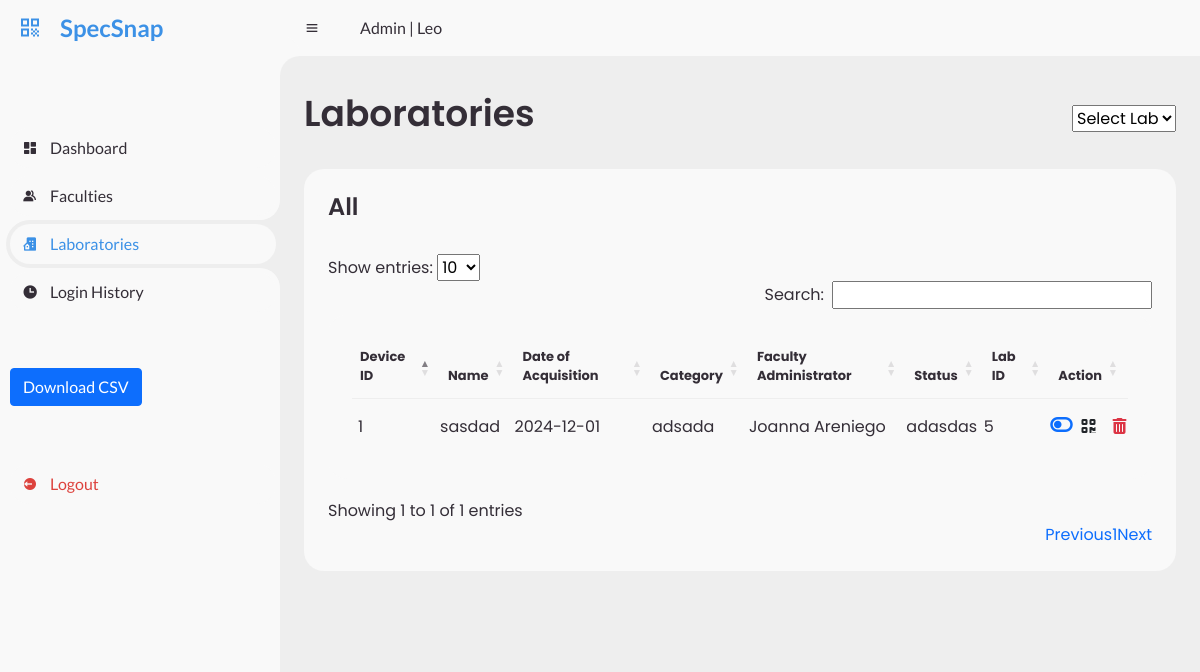
The page /lview.php (signed in) on the database its author committed.
### tables this page shows
CREATE TABLE `hardwares` (
  `deviceID` int(50) NOT NULL,
  `name` varchar(65) NOT NULL,
  `brand` varchar(100) NOT NULL,
  `sponsorName` varchar(100) NOT NULL,
  `category` varchar(100) NOT NULL,
  `serialNo` varchar(100) NOT NULL,
  `doAcquisition` date NOT NULL,
  `status` varchar(20) NOT NULL,
  `idno` varchar(50) NOT NULL,
  `labID` int(50) NOT NULL
);

CREATE TABLE `faculty` (
  `idno` varchar(50) NOT NULL,
  `fname` varchar(40) DEFAULT NULL,
  `mname` varchar(40) NOT NULL,
  `lname` varchar(40) NOT NULL,
  `sex` varchar(6) NOT NULL,
  `addrs` varchar(100) DEFAULT NULL,
  `cpno` varchar(11) NOT NULL,
  `department` varchar(30) NOT NULL,
  `position` varchar(30) NOT NULL,
  `faculty_stat` varchar(20) NOT NULL,
  `email` varchar(50) DEFAULT NULL,
  `passw` varchar(30) DEFAULT NULL
);

### lview.php (the view, shortened to what this page needs)
<?php
include "db_connection.php";
$selectedLabName = 'All';
if (isset($_POST['labID'])) {
    $labID = $_POST['labID'];
    $query = "SELECT hardwares.deviceID, hardwares.name, hardwares.labID, hardwares.doAcquisition, hardwares.category, hardwares.status, faculty.fname, faculty.lname
                FROM hardwares
                INNER JOIN faculty ON hardwares.idno = faculty.idno
                WHERE `labID` = '$labID'";
    $result = mysqli_query($link, $query);
    $labNameQuery = "SELECT labname, labLoc FROM laboratory WHERE labID = '$labID'";
    $labNameResult = mysqli_query($link, $labNameQuery);
    $lab = mysqli_fetch_assoc($labNameResult);
    $selectedLabID = isset($lab['labID']) ? $lab['labID'] : '';
    $selectedLabName = isset($lab['labname']) ? $lab['labname'] : '';
    $selectedLabLoc = isset($lab['labLoc']) ? $lab['labLoc'] : '';
} else {
    $query = "SELECT hardwares.deviceID, hardwares.name, hardwares.labID, hardwares.doAcquisition, hardwares.category, hardwares.status, faculty.fname, faculty.lname
                FROM hardwares
                INNER JOIN faculty ON hardwares.idno = faculty.idno";
    $result = mysqli_query($link, $query);
}
?>
<!DOCTYPE html>
<html lang="en">
<head>
	<link href='https://unpkg.com/boxicons@2.0.9/css/boxicons.min.css' rel='stylesheet'>
	<link href="https://cdn.jsdelivr.net/npm/bootstrap@5.0.2/dist/css/bootstrap.min.css" rel="stylesheet">
    <link href="https://cdn.jsdelivr.net/npm/bootstrap@5.0.2/dist/css/bootstrap.min.css" rel="stylesheet">
    <link rel="stylesheet" href="https://cdn.datatables.net/1.11.5/css/dataTables.bootstrap5.min.css">
    <link rel="stylesheet" href="https://cdnjs.cloudflare.com/ajax/libs/font-awesome/4.7.0/css/font-awesome.min.css">
    <link rel="stylesheet" href="https://cdnjs.cloudflare.com/ajax/libs/font-awesome/4.7.0/css/font-awesome.min.css">
	<link rel="stylesheet" href="assets/css/fac-adm-style.css">
    <link rel="stylesheet" href="assets/css/hview.css">
</head>
<body style="background-color: #eee">
	<section id="sidebar">
		<a href="#" class="brand">
			<i class='bx bx-qr'></i>
			<span class="text">SpecSnap</span>
		</a>
		<ul class="side-menu top">
			<li>
				<a href="ahomepage.php">
					<i class='bx bxs-dashboard' ></i>
					<span class="text">Dashboard</span>
				</a>
			</li>
			<li >
				<a href="fview.php">
					<i class='bx bxs-group' ></i>
					<span class="text">Faculties</span>
				</a>
			</li>
			<li  class="active">
				<a href="lview.php">
					<i class='bx bxs-building-house'></i>
					<span class="text">Laboratories</span>
				</a>
			</li>
			<li>
				<a href="logz.php">
					<i class='bx bxs-time'></i>
					<span class="text">Login History</span>
				</a>
			</li>
		</ul>
        <ul class="side-menu">
			<li>
            <button id="downloadCSVBtn" class="btn btn-primary">Download CSV</button>
			</li>
		</ul>
		<ul class="side-menu">
			<li>
				<a href="logout.php" class="logout">
					<i class='bx bxs-log-out-circle' ></i>
					<span class="text">Logout</span>
				</a>
			</li>
		</ul>
	</section>
	<section id="content">
		<nav>
			<i class='bx bx-menu' ></i>
			<a href="#" class="nav-link">Admin | <?php echo $_SESSION["user"] ?></a>
		</nav>
		<main>
        <div class="head-title">
                <div class="left">
                    <h1>Laboratories</h1>
                </div>
                <div class="right">
                   <form method="post">
                        <select name="labID" id="labID" onchange="this.form.submit()">
                            <option value="">Select Lab</option>
                        </select>
                    </form>
                </div>
            </div>
            <div class="table-data">
                <div class="order">
                <div class="head">
                <h3><?php echo $selectedLabName; ?></h3>
                </div>
                <?php
                    if ($result) {
                        if ($result->num_rows > 0) {
                            echo '
                            <div class="table-responsive">
                            <table id="example" class="table table-hover">
                        <thead>
                            <tr>
                                <th>Device ID</th>
                                <th>Name</th>
                                <th>Date of Acquisition</th>
                                <th>Category</th>
                                <th>Faculty Administrator</th>
                                <th>Status</th>
                                <th>Lab ID</th>
                                <th>Action</th>
                            </tr>
                        </thead>
                        <tbody>';
                                    while ($row = $result->fetch_assoc()) {
                                        echo '<tr>';
                                        echo '<td>' . (isset($row['deviceID']) ? $row['deviceID'] : '') . '</td>';
                                        echo '<td>' . (isset($row['name']) ? $row['name'] : '') . '</td>';
                                        echo '<td>' . (isset($row['doAcquisition']) ? $row['doAcquisition'] : '') . '</td>';
                                        echo '<td>' . (isset($row['category']) ? $row['category'] : '') . '</td>';
                                        echo '<td>' . (isset($row['fname']) ? $row['fname'] : '') . ' ' . (isset($row['lname']) ? $row['lname'] : '') . '</td>';
                                        echo '<td>' . (isset($row['status']) ? $row['status'] : '') . '</td>';
                                        echo '<td>' . (isset($row['labID']) ? $row['labID'] : '') . '</td>';
                                        echo '<td>';
                                        if ($row['status'] === 'Working') {
                                            echo '<a href="lchange.php?id=' . $row['deviceID'] . '" class="link-primary"><i class="fa fa-toggle-on fs-5"></i></a>';
                                        } else {
                                            echo '<a href="lchange.php?id=' . $row['deviceID'] . '" class="link-primary"><i class="fa fa-toggle-off fs-5"></i></a>';
                                        }
                                        echo '<a href="#" class="link-dark qr-link" data-bs-toggle="modal" data-bs-target="#qrModal" data-deviceid="'. $row['deviceID'] . '" data-name="' . urlencode($row['name']) . '" data-doacquisition="' . urlencode($row['doAcquisition']) . '" data-status="' . urlencode($row['status']) . '" data-labid="' . urlencode($row['labID']) . '"><i class="fa fa-qrcode" aria-hidden="true"></i></a>';
                                        echo '<a href="javascript:void(0);" class="link-danger delete-link" data-deviceid="' . $row['deviceID'] . '" data-labid="' . $row['labID'] . '"><i class="fa fa-trash" aria-hidden="true"></i></a>';
                                        echo '</td>';
                                        echo '</tr>';
                                    }
                                    echo '
                                    </tbody>
                                </table>
                                </div>';
                                } else {
                                    echo "<tr><td colspan='6'>No results found.</td></tr>";
                                }
                            }
                            ?>
            </div>
		</main>
	</section>
    <button id="downloadCSVBtn" class="btn btn-primary">Download CSV</button>
</body>
</html>

### assets/css/fac-adm-style.css (style rules this page uses)
* { margin: 0; padding: 0; box-sizing: border-box; }
a { text-decoration: none; }
li { list-style: none; }
:root { --poppins: 'Poppins', sans-serif; --lato: 'Lato', sans-serif; --light: #F9F9F9; --blue: #3C91E6; --light-blue: #CFE8FF; --grey: #eee; --dark-grey: #AAAAAA; --dark: #342E37; --red: #dd423d; --light-red: #f79d99; --yellow: #FFCE26; --light-yellow: #FFF2C6; --orange: #FD7238; --light-orange: #FFE0D3; --green: #5cb85c; --light-green: #b0e3b0; }
html { overflow-x: hidden; }
body { background: var(--grey); overflow-x: hidden; }
#sidebar { position: fixed; top: 0; left: 0; width: 280px; height: 100%; background: var(--light); z-index: 2000; font-family: var(--lato); transition: .3s ease; overflow-x: hidden; scrollbar-width: none; }
#sidebar .brand { font-size: 24px; font-weight: 700; height: 56px; display: flex; align-items: center; color: var(--blue); position: sticky; top: 0; left: 0; background: var(--light); z-index: 500; padding-bottom: 20px; box-sizing: content-box; }
#sidebar .brand .bx { min-width: 60px; display: flex; justify-content: center; }
#sidebar .side-menu { width: 100%; margin-top: 48px; }
#sidebar .side-menu li { height: 48px; background: transparent; margin-left: 6px; border-radius: 48px 0 0 48px; padding: 4px; }
#sidebar .side-menu li.active { background: var(--grey); position: relative; }
#sidebar .side-menu li.active::before { content: ''; position: absolute; width: 40px; height: 40px; border-radius: 50%; top: -40px; right: 0; box-shadow: 20px 20px 0 var(--grey); z-index: -1; }
#sidebar .side-menu li.active::after { content: ''; position: absolute; width: 40px; height: 40px; border-radius: 50%; bottom: -40px; right: 0; box-shadow: 20px -20px 0 var(--grey); z-index: -1; }
#sidebar .side-menu li a { width: 100%; height: 100%; background: var(--light); display: flex; align-items: center; border-radius: 48px; font-size: 16px; color: var(--dark); white-space: nowrap; overflow-x: hidden; }
#sidebar .side-menu.top li.active a { color: var(--blue); }
#sidebar .side-menu li a.logout { color: var(--red); }
#sidebar .side-menu li a .bx { min-width: calc(60px - ((4px + 6px) * 2)); display: flex; justify-content: center; }
#content { position: relative; width: calc(100% - 280px); left: 280px; transition: .3s ease; }
#content nav { height: 56px; background: var(--light); padding: 0 24px; display: flex; align-items: center; grid-gap: 24px; font-family: var(--lato); position: sticky; top: 0; left: 0; z-index: 1000; }
#content nav::before { content: ''; position: absolute; width: 40px; height: 40px; bottom: -40px; left: 0; border-radius: 50%; box-shadow: -20px -20px 0 var(--light); }
#content nav a { color: var(--dark); }
#content nav .bx.bx-menu { cursor: pointer; color: var(--dark); }
#content nav .nav-link { font-size: 16px; transition: .3s ease; }
.head-title form { max-width: 400px; width: 100%; margin-right: auto; }
#content main { width: 100%; padding: 36px 24px; font-family: var(--poppins); max-height: calc(100vh - 56px); overflow-y: auto; }
#content main .head-title { display: flex; align-items: center; justify-content: space-between; grid-gap: 16px; flex-wrap: wrap; }
@media (min-width: 490px) { #content main .head-title .right { display: flex; } }
#content main .head-title .left h1 { font-size: 36px; font-weight: 600; margin-bottom: 10px; color: var(--dark); }
#content main .table-data { display: flex; flex-wrap: wrap; grid-gap: 24px; margin-top: 24px; width: 100%; color: var(--dark); }
#content main .table-data > div { border-radius: 20px; background: var(--light); padding: 24px; overflow-x: auto; }
#content main .table-data .head { display: flex; align-items: center; grid-gap: 16px; margin-bottom: 24px; }
#content main .table-data .head h3 { margin-right: auto; font-size: 24px; font-weight: 600; }
#content main .table-data .order { flex-grow: 1; flex-basis: 500px; }
#content main .table-data .order table { width: 100%; border-collapse: collapse; }
#content main .table-data .order table th { padding-bottom: 12px; font-size: 13px; text-align: left; border-bottom: 1px solid var(--grey); }
#content main .table-data .order table td { padding: 16px 0; }
#content main .table-data .order table tr td:first-child { display: flex; align-items: center; grid-gap: 12px; padding-left: 6px; }

### lview.php (style rules this page uses)
#sidebar ul { padding-left: 0; }

### rows shown on the page
hardwares: deviceID "1", name "sasdad", doAcquisition "2024-12-01", category "adsada", idno.fname "Joanna", idno.lname "Areniego", status "adasdas", labID "5"

### other values the page prints
$_SESSION["user"] "Leo"
$selectedLabName "All"
